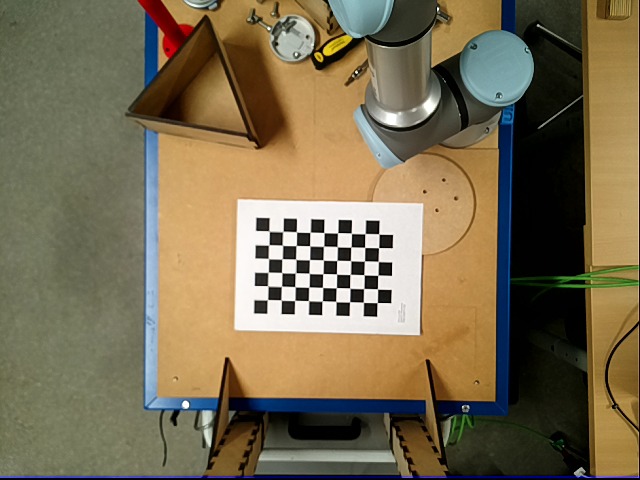
#> input picture Calibration/calibrationImage.png, 640 x 480 px
$ python getChessboardCorners.py
#> lines starting #> are read from the running program, lines starting #| are printed output that depends on the picture; after the words box and inside, x2 and y2 are one past the last pixel; in counts of white or black regions, pixels touching at a corner belong together
import cv2
import numpy as np

objp = np.zeros((6 * 9, 3), np.float32)
objp[:, :2] = np.mgrid[0:9, 0:6].T.reshape(-1, 2)

img = cv2.imread("calibrationImage.png")
#> img is the input picture: shape (480, 640, 3); mean B, G, R 81.4, 108.9, 121.5
gray = cv2.cvtColor(img, cv2.COLOR_BGR2GRAY)
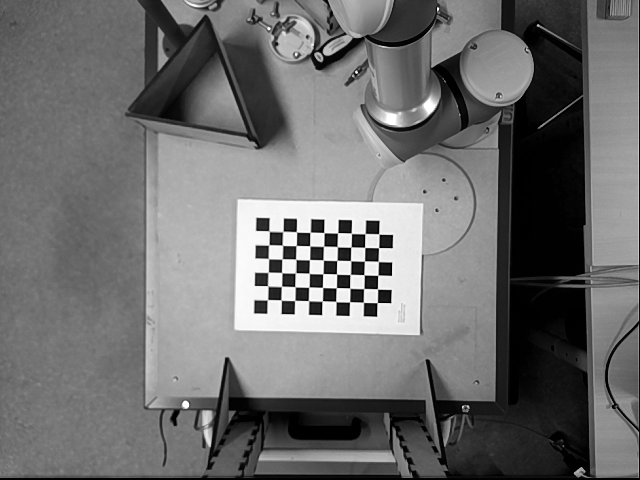
#> gray: shape (480, 640); min 0, max 255, mean 109.5

ret, corners = cv2.findChessboardCorners(gray, (9, 6), None)
#> ret = True; corners = 54 rows, first 8: [269.2, 231.2], [282.9, 231.4], [296.3, 231.7], [309.9, 232.4], [323.9, 232.6], [337.6, 232.8], [351.4, 233.2], [365, 233.6]

if ret:
    print("Found chessboard corners:")
    print(corners)
#> (printed output is left out)
    print("Number of corners:", len(corners))
#| Number of corners: 54

    # Refine corner locations (optional but improves accuracy)
    criteria = (cv2.TERM_CRITERIA_EPS + cv2.TERM_CRITERIA_MAX_ITER, 30, 0.001)
    corners2 = cv2.cornerSubPix(gray, corners, (11, 11), (-1, -1), criteria)
#> corners2 = 54 rows, first 8: [269.1, 231.1], [282.8, 231.5], [296.5, 231.9], [310.1, 232.3], [323.9, 232.6], [337.6, 232.8], [351.4, 233.3], [365, 233.6]

    # Draw and display the corners
    cv2.drawChessboardCorners(img, (9, 6), corners2, ret)
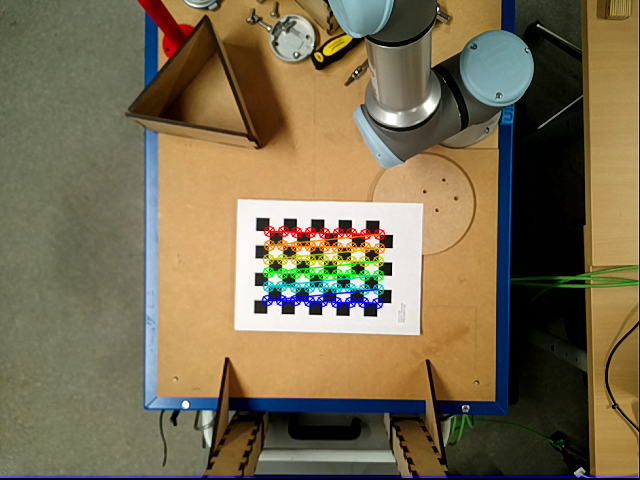
#> img: shape (480, 640, 3); 2.35% of pixels changed, all inside (x1, y1, x2, y2) = (261, 225, 386, 310)
    cv2.imshow("Detected Chessboard Corners", img)
    cv2.waitKey(0)
    cv2.destroyAllWindows()
else:
    print("Chessboard corners not found.")
